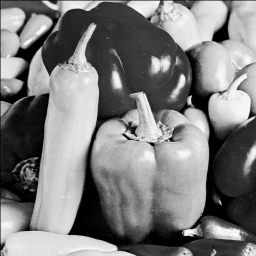
#> input picture PEPPER.TIF, 256 x 256 px
$ python Test-File.py
#> lines starting #> are read from the running program, lines starting #| are printed output that depends on the picture
### Quantization.py
import numpy as np
import cv2


def quantizeImage(image, q):
    quaLevel = q
    new_img = np.uint8(np.floor(np.double(image)/(256/quaLevel)))
    norm_image = cv2.normalize(new_img, None, 0, 255, norm_type=cv2.NORM_MINMAX)
    cv2.imshow("Quantized", norm_image)
    cv2.waitKey(0)
    cv2.destroyAllWindows()

### Test-File.py
import cv2
from Quantization import quantizeImage

inimg = cv2.imread('PEPPER.TIF',0)
#> inimg is the input picture: shape (256, 256); min 0, max 255, mean 125
cv2.imshow("Original", inimg)
quantizeImage(inimg, 4)
#> in quantizeImage, `new_img = np.uint8(np.floor(np.double(image)/(256/quaLevel)))`:
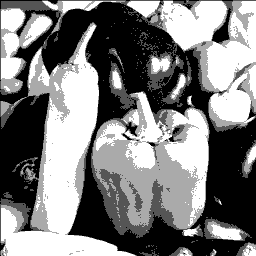
#> new_img: shape (256, 256); min 0, max 3, mean 1.49; drawn with min black and max white
